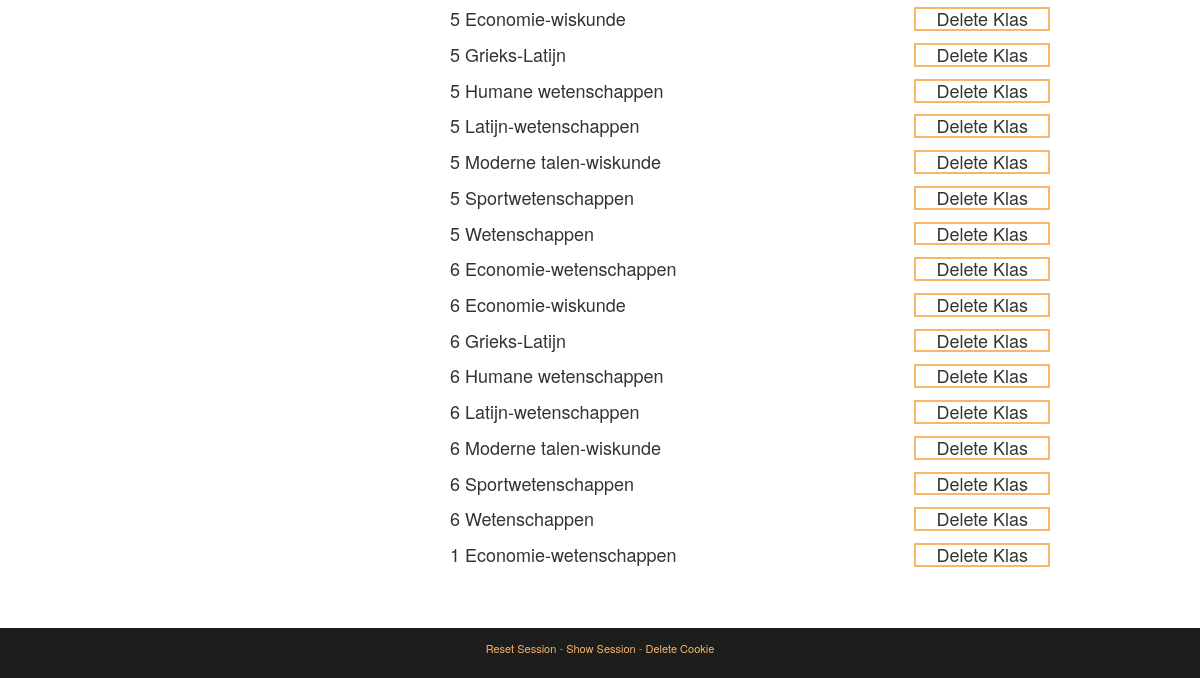
The page /intranet/klassen (lower part) on the database as committed earlier.
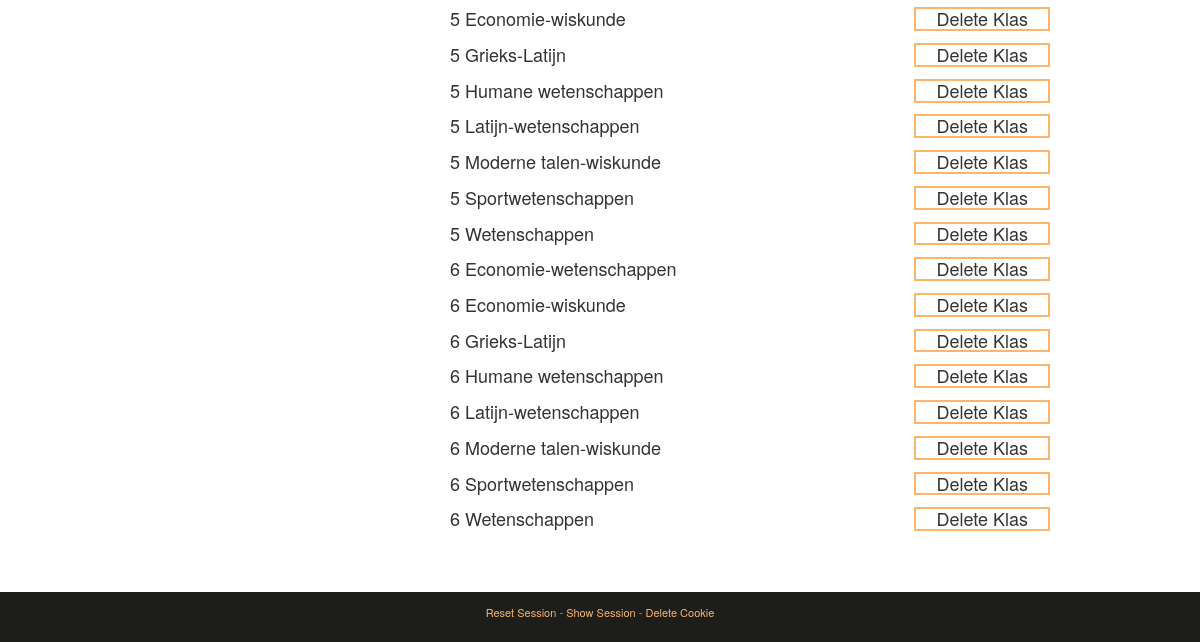
The same page on the database as committed later.
### tables this page shows
CREATE TABLE "klassen" (
	`klas_id`	INTEGER PRIMARY KEY AUTOINCREMENT UNIQUE,
	`jaar`	TEXT DEFAULT 1,
	`richting_id`	INTEGER
);

CREATE TABLE "richtingen" (
	`richting_id`	INTEGER PRIMARY KEY AUTOINCREMENT UNIQUE,
	`name`	TEXT UNIQUE,
	`description`	TEXT
);

### project/views.py (the view)
@app.route('/intranet', methods=['GET', 'POST'])
@app.route('/intranet/<option>', methods=['GET', 'POST'])
def intranet(option='richtingen'):
	session_add_page('intranet')
	aanbodArray 		= ''
	klasArray 			= ''
	leraarArray 		= ''
	richtingForm 		= CreateRichtingenForm(request.form)
	klasForm 			= CreateKlasForm(request.form)
	leraarForm 			= CreateLeraarForm(request.form)
	updateRichtingForm 	= UpdateRichtingForm(request.form)
	updateKlasForm 		= UpdateKlasForm(request.form)
	updateLeraarForm 	= UpdateLeraarForm(request.form)
	if option == "richtingen":
		aanbodArray = get_aanbod()
		richting_ids = get_richting_id()
		updateRichtingForm.update_id.choices = richting_ids
	elif option == "klassen":
		klasArray = get_klassen()
		richting_ids = get_richting_id()
		klasForm.richting.choices = richting_ids
		klas_info = get_klas_info()
		klas_id = get_klas_id()
		klas_information = []
		for info in klas_info:
			for id_ in klas_id:
				klas_id_str = id_[0]
				combinedInfo = info[0] + " " + info[1]
				print combinedInfo
			klas_information.append([klas_id_str, combinedInfo])
		updateKlasForm.update_id.choices = klas_information
	elif option == "leraren":
		leraarArray = get_leraren()
		leraar_id = get_leraar_id()
		updateLeraarForm.update_id.choices = leraar_id
	try:
		if request.method == 'POST':
			whichForm = request.form.get('button')
			formValue = []
			to_do = ""
			note = ""
			url = ""
			if whichForm == 'Richting Aanmaken':
				url = '/richtingen'
				if richtingForm.validate():
					formValue =	[request.form.get('naam'),
								request.form.get('description')]
					to_do = "INSERT INTO richtingen (name,description) VALUES (?, ?)"
					note = "Richting aangemaakt!"
					url = '/richtingen'
				else:
					note = "Not valid! Try again"
			elif whichForm == 'Update Richting':
				url = '/richtingen'
				if richtingForm.validate():
					formValue =	[request.form.get('naam'),
								request.form.get('description'),
								request.form.get('update_id')]
					to_do = "UPDATE richtingen SET name = ?, description = ? where richting_id = ?"
					note = "Richting geupdate!"
				else:
					note = "Not valid! Try again"
			elif whichForm == 'Delete Richting':
				formValue = [request.form.get('delete-id')]
				to_do = "DELETE FROM richtingen WHERE richting_id = ?"
				note = "Richting gedelete!"
				url = '/richtingen'
			elif whichForm == 'Klas Aanmaken':
					formValue =	[request.form.get('jaar'),
								request.form.get('richting')]
					to_do = "INSERT INTO klassen (jaar,richting_id) VALUES (?, ?)"
					note = "Klas aangemaakt!"
					url = '/klassen'
			elif whichForm == 'Update Klas':
					formValue =	[request.form.get('jaar'),
								request.form.get('richting'),
								request.form.get('update_id')]
					to_do = "UPDATE klassen SET jaar = ?, richting_id = ? where klas_id = ?"
					note = "Klas geupdate!"
					url = '/klassen'
			elif whichForm == 'Delete Klas':
				formValue = [request.form.get('delete-id')]
				to_do = "DELETE FROM klassen WHERE klas_id = ?"
				note = "Klas gedelete!"
				url = '/klassen'
			if whichForm == 'Leraar Aanmaken':
				url = '/leraren'
				if leraarForm.validate():
					formValue =	[request.form.get('voornaam'),
								request.form.get('achternaam'),
								request.form.get('email'),
								request.form.get('vakken')]
					to_do = "INSERT INTO leraren (voornaam,naam,email,vakken) VALUES (?, ?, ?, ?)"
					note = "Leraar aangemaakt!"
				else:
					note = "Not valid! Try again"
			elif whichForm == 'Update Leraar':
				url = '/leraren'
				if leraarForm.validate():
					formValue =	[request.form.get('voornaam'),
								request.form.get('achternaam'),
								request.form.get('email'),
								request.form.get('vakken'),
								request.form.get('update_id')]
					to_do = "UPDATE leraren SET voornaam = ?, naam = ?, email = ?, vakken = ? where leraar_id = ?"
					note = "Richting geupdate!"
				else:
					note = "Not valid! Try again"
			elif whichForm == 'Delete Leraar':
				formValue = [request.form.get('delete-id')]
				to_do = "DELETE FROM leraren WHERE leraar_id = ?"
				note = "Leraar gedelete!"
				url = '/leraren'
			db = get_db()
			db.execute(to_do, (formValue));
			db.commit()
			flash(note)
			return redirect(url_for('intranet') + url)
	except KeyError:
		return 'error'
	return set_cookie(render_template('intranet.html', option=option, leraarArray=leraarArray, aanbodArray=aanbodArray, klasArray=klasArray, leraarForm=leraarForm, richtingForm=richtingForm, klasForm=klasForm, updateRichtingForm=updateRichtingForm, updateKlasForm=updateKlasForm, updateLeraarForm=updateLeraarForm))

### project/forms.py
class CreateRichtingenForm(Form):
	naam = StringField('Naam', [validators.Length(min=5, max=35), validators.required()])
	description = TextAreaField('Beschrijving', [validators.Length(min=10, max=500), validators.required()])

class CreateKlasForm(Form):
	jaar = SelectField(u'Jaar', choices=[('1', '1e jaars'), ('2', '2e jaars'), ('3', '3e jaars'), ('3', '3e jaars'), ('4', '4e jaars'), ('5', '5e jaars'), ('6', '6e jaars')])
	richting = SelectField(u'Richting', choices=[], coerce=int)

### project/views.py (called while the page is built)
def connect_db():
	db = sqlite3.connect('school.db')
	return db

def get_db():
    if not hasattr(g, 'sqlite_db'):
        g.sqlite_db = connect_db()
    return g.sqlite_db

def set_cookie(link=None):
	url = link
	response = app.make_response(url)
	response.set_cookie('Atheneum Antwerpen', value='visited')
	return response

def session_add_page(currentPage=None):
	if 'page' in session.keys():
		page_list = session['page']
		page_list.append(currentPage)
		page_list = page_list[-10:] # only last 10 pages into session, : to avoid error if empty
		session['page'] = page_list
	else:
		session['page'] = [currentPage]
	return

### project/templates/intranet.html (shortened to what this page needs)
{% extends "index.html" %}
{% set title = 'intranet' %}
{% block content %}
		{% from "_macros.html" import flashes %}
	{% from "_macros.html" import render_field %}
	<div class="wrapper cfx">
		<div>
			{% if option == 'richtingen' %}
			<h4>Nieuw:</h4>
			<form method="post" action="{{ url_for('intranet') }}" class="new">
				<p><input type="submit" name='button' value="Richting Aanmaken">
				<dl>
					{{ render_field(richtingForm.naam) }}
					{{ render_field(richtingForm.description) }}
				</dl>
			</form>
			<h4>Update:</h4>
			<form method="post" action="{{ url_for('intranet') }}" class="new update">
				<p><input type="submit" name='button' value="Update Richting">
				<dl>
					{{ render_field(updateRichtingForm.update_id)}}
					{{ render_field(richtingForm.naam) }}
					{{ render_field(richtingForm.description) }}
				</dl>
			</form>
			<ul class="study cfx">
				{% for richting in aanbodArray %}
				<li>
					<div>
						<form method="post" action="{{ url_for('intranet') }}" class="delete">
							<p><input type="submit" name='button' value="Delete Richting" class="deletebtn"></p>
							<input name="delete-id" value="{% for info in richting %}{% if loop.index == 1 %}{{ info }}{% endif %}{% endfor %}" type="hidden">
						</form>
						<button class="dropdown"><h3><span>></span>{% for info in richting %}{% if loop.index == 2 %}{{ info }}{% endif %}{% endfor %}</h3></button>
						<p>{% for info in richting %}{% if loop.index == 3 %}{{ info }}{% endif %}{% endfor %}</p>
					</div>
				</li>
				{% endfor %}
			</ul>
<!--
#######################################################
####################### KLASSEN #######################
#######################################################
-->
			{% elif option == 'klassen'%}
			<ul class="klassen">
				{% for klas in klasArray %}
				<li>
					<form method="post" action="{{ url_for('intranet') }}" class="delete">
						<p><input type="submit" name='button' value="Delete Klas" class="deletebtn"></p>
					</form>
					<p>{% for info in klas %}{% if loop.index == 2 %}{{ info }}{% endif %}{% endfor %} {% for info in klas %}{% if loop.index == 3 %}{{ info }}{% endif %}{% endfor %}</p>
				</li>
				{% endfor %}
			</ul>
			{% endif %}
		</div>
	</div>
{% endblock %}

Rows that differ between the two databases and show on the page:
removed klassen: klas "1", richtingen (name "Economie-wetenschappen")
